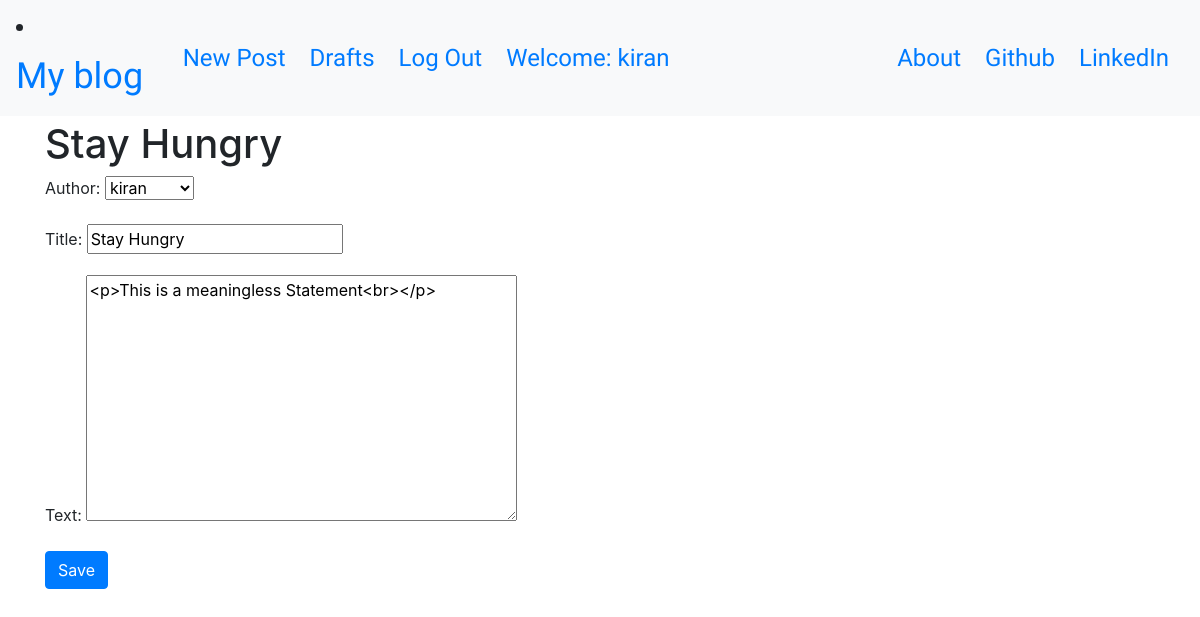
The page /post/7/edit/ (signed in) on the database its author committed.
### blog/models.py (models this page shows, shortened)
class Post(models.Model):
    author = models.ForeignKey('auth.User', on_delete=models.CASCADE)
    title = models.CharField(max_length=200)
    text = models.TextField()
    create_date = models.DateTimeField(default=timezone.now)
    published_date = models.DateTimeField(blank=True, null=True)

### blog/views.py (the view)
# urls.py: re_path(r'^(?P<pk>[\d]+)/edit/$', views.PostUpdateView.as_view(), name='post_update'),          # Post Update View
class PostUpdateView(LoginRequiredMixin, UpdateView):
    login_url = '/login/'
    redirect_field_name = 'blog/post_detail.html'
    form_class = PostForm
    model = models.Post
    template_name = 'blog/post_form.html'

### blog/forms.py
class PostForm(forms.ModelForm):
    class Meta():
        model = models.Post
        fields = ['author', 'title', 'text']
        widgets= {
            'title': forms.TextInput(attrs={'class': 'textinputclass'}),
            'text': forms.Textarea(attrs={'class': 'editable medium-editor-textarea postcontect'})
        }

### blog/templates/blog/post_form.html (shortened to what this page needs)
{% extends "blog/base.html" %}
{% block content %}
    <br><br><br><br><br>
    {% if post.title %}
        <h1>{{ post.title }}</h1>
    {% else %}
        <h1>New Post</h1>
    {% endif %}
    <form method="POST">
        {{form.as_p}}
        <button type="submit" class="save btn btn-primary">Save</button>
    </form>
{% endblock %}

### blog/templates/blog/base.html (shortened to what this page needs)
<!DOCTYPE html>
{% load static %}
<html lang="en">
<head>
    <link rel="stylesheet" href="https://cdn.jsdelivr.net/npm/bootstrap@4.6.0/dist/css/bootstrap.min.css">
    <link rel="stylesheet" href="//cdn.jsdelivr.net/npm/medium-editor@latest/dist/css/medium-editor.min.css" type="text/css" media="screen" charset="utf-8">
    <link rel="stylesheet" href="{% static 'CSS/blog.css' %}">
</head>
<body>
        <nav class='navbar navbar-expand-md navabr-light bg-light fixed-top techfont'>
            <div class="navbar-header">
                <li class="nav-item"><a class="navbar-brand bigbrand" href="{% url 'post_list' %}">My blog</a></li>
            </div>
            <div class='container'>
                <ul class="nav navbar-nav navbar-right">
                    {% if user.is_authenticated %}
                        <li class="nav-item"><a href="{% url 'blog:post_new' %}">New Post</a></li>
                        <li class="nav-item ml-4"><a href="{% url 'post_draft_list' %}">Drafts</a></li>
                        <li class="nav-item ml-4"><a href="{% url 'logout' %}">Log Out</a></li>
                        <li class="nav-item ml-4"> <a href="#"> Welcome: {{ user.username }}</a></li>
                    {% else %}
                        <li class="nav-item"><a class="nav navbar-right" href="{% url 'login' %}">Login</a></li>
                    {% endif %}
                </ul>
                <ul class="nav navbar-nav navbar-left">
                    <li class="nav-item"><a href="{% url 'about' %}">About</a></li>
                    <li class="nav-item ml-4"><a href="https://www.github.com">Github</a></li>
                    <li class="nav-item ml-4"><a href="https://www.linkedin.com">LinkedIn</a></li>
                </ul>
            </div>
        </nav>
    <div class="content container">
        <div class="row">
            <div class="col-md-8">
                <div class="blog_posts">
                    {% block content %}
                    {% endblock %}
                </div>
            </div>
        </div>
    </div>
</body>
</html>

### blog/static/CSS/blog.css (style rules this page uses)
.techfont { font-family: 'Russo One', sans-serif; font-size: 1.5em; margin-bottom: 10px; }
.bigbrand { font-size: 1.5em; }

### rows shown on the page
Post: title "Stay Hungry", author "kiran", text "<p>This is a meaningless Statement<br></p>"

### other values the page prints
{{ user.username }} "kiran"
